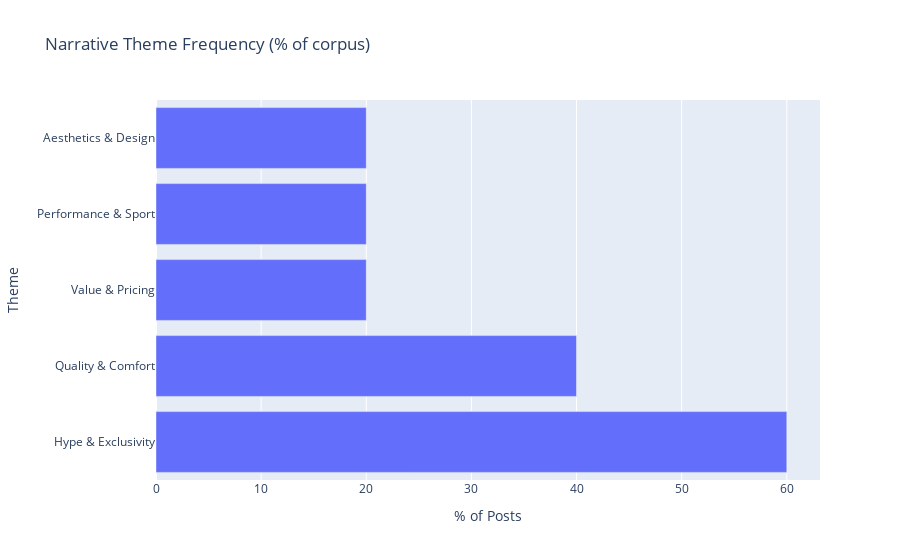

Write notebook code for a chart like this one.
### Markdown cell above
## 2. Narrative Theme Analysis

### Code cell
from reddit_sentiment.analysis.narrative import NarrativeThemeExtractor

extractor = NarrativeThemeExtractor()
narrative = extractor.extract(df)

theme_df = pd.DataFrame([
    {'theme': k, 'count': v, 'pct': narrative.theme_percentages.get(k, 0)}
    for k, v in sorted(narrative.theme_counts.items(), key=lambda x: x[1], reverse=True)
])
display(theme_df)

fig = px.bar(
    theme_df, x='pct', y='theme', orientation='h',
    title='Narrative Theme Frequency (% of corpus)',
    labels={'pct': '% of Posts', 'theme': 'Theme'}
)
fig.show()

### Figure 1 — Plotly figure (JSON) as saved in the notebook; plotly's stock layout.template omitted (floating-point values rounded to 4 significant figures)
{"data": [{"hovertemplate": "% of Posts=%{x}<br>Theme=%{y}<extra></extra>", "legendgroup": "", "marker": {"color": "#636efa", "pattern": {"shape": ""}}, "name": "", "orientation": "h", "showlegend": false, "textposition": "auto", "type": "bar", "x": [60.0, 40.0, 20.0, 20.0, 20.0], "xaxis": "x", "y": ["Hype & Exclusivity", "Quality & Comfort", "Value & Pricing", "Performance & Sport", "Aesthetics & Design"], "yaxis": "y"}], "layout": {"barmode": "relative", "legend": {"tracegroupgap": 0}, "title": {"text": "Narrative Theme Frequency (% of corpus)"}, "xaxis": {"anchor": "y", "domain": [0.0, 1.0], "title": {"text": "% of Posts"}}, "yaxis": {"anchor": "x", "domain": [0.0, 1.0], "title": {"text": "Theme"}}}}
